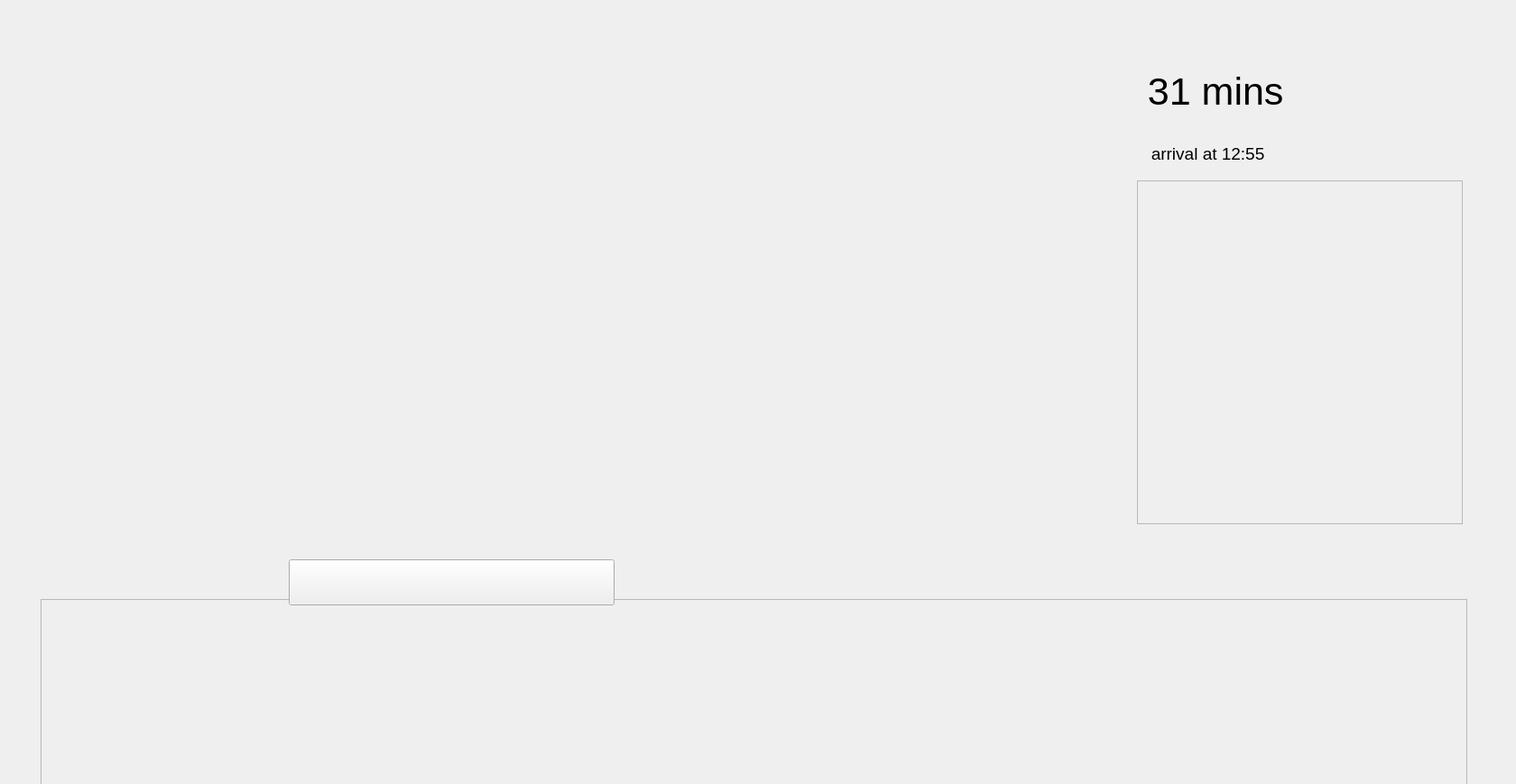
<?xml version="1.0" encoding="UTF-8"?>
<ui version="4.0">
 <class>Form</class>
 <widget class="QWidget" name="Form">
  <property name="geometry">
   <rect>
    <x>0</x>
    <y>0</y>
    <width>1680</width>
    <height>869</height>
   </rect>
  </property>
  <property name="windowTitle">
   <string>Form</string>
  </property>
  <widget class="QScrollArea" name="exit_scroll_area">
   <property name="geometry">
    <rect>
     <x>1260</x>
     <y>200</y>
     <width>361</width>
     <height>381</height>
    </rect>
   </property>
   <property name="widgetResizable">
    <bool>true</bool>
   </property>
   <widget class="QWidget" name="scrollAreaWidgetContents">
    <property name="geometry">
     <rect>
      <x>0</x>
      <y>0</y>
      <width>359</width>
      <height>379</height>
     </rect>
    </property>
    <property name="toolTip">
     <string notr="true"/>
    </property>
    <property name="autoFillBackground">
     <bool>true</bool>
    </property>
   </widget>
  </widget>
  <widget class="QLabel" name="train_path_label">
   <property name="geometry">
    <rect>
     <x>45</x>
     <y>54</y>
     <width>1171</width>
     <height>573</height>
    </rect>
   </property>
   <property name="text">
    <string/>
   </property>
  </widget>
  <widget class="QScrollArea" name="place_scroll_area">
   <property name="geometry">
    <rect>
     <x>45</x>
     <y>664</y>
     <width>1581</width>
     <height>221</height>
    </rect>
   </property>
   <property name="widgetResizable">
    <bool>true</bool>
   </property>
   <widget class="QWidget" name="scrollAreaWidgetContents_2">
    <property name="geometry">
     <rect>
      <x>0</x>
      <y>0</y>
      <width>1579</width>
      <height>219</height>
     </rect>
    </property>
   </widget>
  </widget>
  <widget class="QWidget" name="verticalLayoutWidget">
   <property name="geometry">
    <rect>
     <x>1260</x>
     <y>70</y>
     <width>361</width>
     <height>131</height>
    </rect>
   </property>
   <layout class="QVBoxLayout" name="exit_vertical_layout">
    <item>
     <widget class="QLabel" name="traveling_time_label">
      <property name="font">
       <font>
        <pointsize>32</pointsize>
       </font>
      </property>
      <property name="text">
       <string> 31 mins</string>
      </property>
     </widget>
    </item>
    <item>
     <widget class="QLabel" name="arrival_time_label">
      <property name="font">
       <font>
        <pointsize>14</pointsize>
       </font>
      </property>
      <property name="text">
       <string>   arrival at 12:55</string>
      </property>
     </widget>
    </item>
   </layout>
  </widget>
  <widget class="QLabel" name="exit_label">
   <property name="geometry">
    <rect>
     <x>1260</x>
     <y>54</y>
     <width>361</width>
     <height>573</height>
    </rect>
   </property>
   <property name="text">
    <string>TextLabel</string>
   </property>
  </widget>
  <widget class="QPushButton" name="backBtn">
   <property name="geometry">
    <rect>
     <x>320</x>
     <y>620</y>
     <width>361</width>
     <height>51</height>
    </rect>
   </property>
   <property name="text">
    <string/>
   </property>
  </widget>
  <widget class="QLabel" name="blur_bg_label">
   <property name="geometry">
    <rect>
     <x>0</x>
     <y>0</y>
     <width>1681</width>
     <height>900</height>
    </rect>
   </property>
   <property name="palette">
    <palette>
     <active>
      <colorrole role="WindowText">
       <brush brushstyle="SolidPattern">
        <color alpha="255">
         <red>255</red>
         <green>255</green>
         <blue>255</blue>
        </color>
       </brush>
      </colorrole>
      <colorrole role="Button">
       <brush brushstyle="SolidPattern">
        <color alpha="255">
         <red>0</red>
         <green>0</green>
         <blue>0</blue>
        </color>
       </brush>
      </colorrole>
      <colorrole role="Light">
       <brush brushstyle="SolidPattern">
        <color alpha="255">
         <red>0</red>
         <green>0</green>
         <blue>0</blue>
        </color>
       </brush>
      </colorrole>
      <colorrole role="Midlight">
       <brush brushstyle="SolidPattern">
        <color alpha="255">
         <red>0</red>
         <green>0</green>
         <blue>0</blue>
        </color>
       </brush>
      </colorrole>
      <colorrole role="Dark">
       <brush brushstyle="SolidPattern">
        <color alpha="255">
         <red>0</red>
         <green>0</green>
         <blue>0</blue>
        </color>
       </brush>
      </colorrole>
      <colorrole role="Mid">
       <brush brushstyle="SolidPattern">
        <color alpha="255">
         <red>0</red>
         <green>0</green>
         <blue>0</blue>
        </color>
       </brush>
      </colorrole>
      <colorrole role="Text">
       <brush brushstyle="SolidPattern">
        <color alpha="255">
         <red>255</red>
         <green>255</green>
         <blue>255</blue>
        </color>
       </brush>
      </colorrole>
      <colorrole role="BrightText">
       <brush brushstyle="SolidPattern">
        <color alpha="255">
         <red>255</red>
         <green>255</green>
         <blue>255</blue>
        </color>
       </brush>
      </colorrole>
      <colorrole role="ButtonText">
       <brush brushstyle="SolidPattern">
        <color alpha="255">
         <red>255</red>
         <green>255</green>
         <blue>255</blue>
        </color>
       </brush>
      </colorrole>
      <colorrole role="Base">
       <brush brushstyle="SolidPattern">
        <color alpha="255">
         <red>0</red>
         <green>0</green>
         <blue>0</blue>
        </color>
       </brush>
      </colorrole>
      <colorrole role="Window">
       <brush brushstyle="SolidPattern">
        <color alpha="255">
         <red>0</red>
         <green>0</green>
         <blue>0</blue>
        </color>
       </brush>
      </colorrole>
      <colorrole role="Shadow">
       <brush brushstyle="SolidPattern">
        <color alpha="255">
         <red>0</red>
         <green>0</green>
         <blue>0</blue>
        </color>
       </brush>
      </colorrole>
      <colorrole role="AlternateBase">
       <brush brushstyle="SolidPattern">
        <color alpha="255">
         <red>0</red>
         <green>0</green>
         <blue>0</blue>
        </color>
       </brush>
      </colorrole>
      <colorrole role="ToolTipBase">
       <brush brushstyle="SolidPattern">
        <color alpha="255">
         <red>255</red>
         <green>255</green>
         <blue>220</blue>
        </color>
       </brush>
      </colorrole>
      <colorrole role="ToolTipText">
       <brush brushstyle="SolidPattern">
        <color alpha="255">
         <red>0</red>
         <green>0</green>
         <blue>0</blue>
        </color>
       </brush>
      </colorrole>
     </active>
     <inactive>
      <colorrole role="WindowText">
       <brush brushstyle="SolidPattern">
        <color alpha="255">
         <red>255</red>
         <green>255</green>
         <blue>255</blue>
        </color>
       </brush>
      </colorrole>
      <colorrole role="Button">
       <brush brushstyle="SolidPattern">
        <color alpha="255">
         <red>0</red>
         <green>0</green>
         <blue>0</blue>
        </color>
       </brush>
      </colorrole>
      <colorrole role="Light">
       <brush brushstyle="SolidPattern">
        <color alpha="255">
         <red>0</red>
         <green>0</green>
         <blue>0</blue>
        </color>
       </brush>
      </colorrole>
      <colorrole role="Midlight">
       <brush brushstyle="SolidPattern">
        <color alpha="255">
         <red>0</red>
         <green>0</green>
         <blue>0</blue>
        </color>
       </brush>
      </colorrole>
      <colorrole role="Dark">
       <brush brushstyle="SolidPattern">
        <color alpha="255">
         <red>0</red>
         <green>0</green>
         <blue>0</blue>
        </color>
       </brush>
      </colorrole>
      <colorrole role="Mid">
       <brush brushstyle="SolidPattern">
        <color alpha="255">
         <red>0</red>
         <green>0</green>
         <blue>0</blue>
        </color>
       </brush>
      </colorrole>
      <colorrole role="Text">
       <brush brushstyle="SolidPattern">
        <color alpha="255">
         <red>255</red>
         <green>255</green>
         <blue>255</blue>
        </color>
       </brush>
      </colorrole>
      <colorrole role="BrightText">
       <brush brushstyle="SolidPattern">
        <color alpha="255">
         <red>255</red>
         <green>255</green>
         <blue>255</blue>
        </color>
       </brush>
      </colorrole>
      <colorrole role="ButtonText">
       <brush brushstyle="SolidPattern">
        <color alpha="255">
         <red>255</red>
         <green>255</green>
         <blue>255</blue>
        </color>
       </brush>
      </colorrole>
      <colorrole role="Base">
       <brush brushstyle="SolidPattern">
        <color alpha="255">
         <red>0</red>
         <green>0</green>
         <blue>0</blue>
        </color>
       </brush>
      </colorrole>
      <colorrole role="Window">
       <brush brushstyle="SolidPattern">
        <color alpha="255">
         <red>0</red>
         <green>0</green>
         <blue>0</blue>
        </color>
       </brush>
      </colorrole>
      <colorrole role="Shadow">
       <brush brushstyle="SolidPattern">
        <color alpha="255">
         <red>0</red>
         <green>0</green>
         <blue>0</blue>
        </color>
       </brush>
      </colorrole>
      <colorrole role="AlternateBase">
       <brush brushstyle="SolidPattern">
        <color alpha="255">
         <red>0</red>
         <green>0</green>
         <blue>0</blue>
        </color>
       </brush>
      </colorrole>
      <colorrole role="ToolTipBase">
       <brush brushstyle="SolidPattern">
        <color alpha="255">
         <red>255</red>
         <green>255</green>
         <blue>220</blue>
        </color>
       </brush>
      </colorrole>
      <colorrole role="ToolTipText">
       <brush brushstyle="SolidPattern">
        <color alpha="255">
         <red>0</red>
         <green>0</green>
         <blue>0</blue>
        </color>
       </brush>
      </colorrole>
     </inactive>
     <disabled>
      <colorrole role="WindowText">
       <brush brushstyle="SolidPattern">
        <color alpha="255">
         <red>0</red>
         <green>0</green>
         <blue>0</blue>
        </color>
       </brush>
      </colorrole>
      <colorrole role="Button">
       <brush brushstyle="SolidPattern">
        <color alpha="255">
         <red>0</red>
         <green>0</green>
         <blue>0</blue>
        </color>
       </brush>
      </colorrole>
      <colorrole role="Light">
       <brush brushstyle="SolidPattern">
        <color alpha="255">
         <red>0</red>
         <green>0</green>
         <blue>0</blue>
        </color>
       </brush>
      </colorrole>
      <colorrole role="Midlight">
       <brush brushstyle="SolidPattern">
        <color alpha="255">
         <red>0</red>
         <green>0</green>
         <blue>0</blue>
        </color>
       </brush>
      </colorrole>
      <colorrole role="Dark">
       <brush brushstyle="SolidPattern">
        <color alpha="255">
         <red>0</red>
         <green>0</green>
         <blue>0</blue>
        </color>
       </brush>
      </colorrole>
      <colorrole role="Mid">
       <brush brushstyle="SolidPattern">
        <color alpha="255">
         <red>0</red>
         <green>0</green>
         <blue>0</blue>
        </color>
       </brush>
      </colorrole>
      <colorrole role="Text">
       <brush brushstyle="SolidPattern">
        <color alpha="255">
         <red>0</red>
         <green>0</green>
         <blue>0</blue>
        </color>
       </brush>
      </colorrole>
      <colorrole role="BrightText">
       <brush brushstyle="SolidPattern">
        <color alpha="255">
         <red>255</red>
         <green>255</green>
         <blue>255</blue>
        </color>
       </brush>
      </colorrole>
      <colorrole role="ButtonText">
       <brush brushstyle="SolidPattern">
        <color alpha="255">
         <red>0</red>
         <green>0</green>
         <blue>0</blue>
        </color>
       </brush>
      </colorrole>
      <colorrole role="Base">
       <brush brushstyle="SolidPattern">
        <color alpha="255">
         <red>0</red>
         <green>0</green>
         <blue>0</blue>
        </color>
       </brush>
      </colorrole>
      <colorrole role="Window">
       <brush brushstyle="SolidPattern">
        <color alpha="255">
         <red>0</red>
         <green>0</green>
         <blue>0</blue>
        </color>
       </brush>
      </colorrole>
      <colorrole role="Shadow">
       <brush brushstyle="SolidPattern">
        <color alpha="255">
         <red>0</red>
         <green>0</green>
         <blue>0</blue>
        </color>
       </brush>
      </colorrole>
      <colorrole role="AlternateBase">
       <brush brushstyle="SolidPattern">
        <color alpha="255">
         <red>0</red>
         <green>0</green>
         <blue>0</blue>
        </color>
       </brush>
      </colorrole>
      <colorrole role="ToolTipBase">
       <brush brushstyle="SolidPattern">
        <color alpha="255">
         <red>255</red>
         <green>255</green>
         <blue>220</blue>
        </color>
       </brush>
      </colorrole>
      <colorrole role="ToolTipText">
       <brush brushstyle="SolidPattern">
        <color alpha="255">
         <red>0</red>
         <green>0</green>
         <blue>0</blue>
        </color>
       </brush>
      </colorrole>
     </disabled>
    </palette>
   </property>
   <property name="autoFillBackground">
    <bool>false</bool>
   </property>
   <property name="styleSheet">
    <string notr="true">QLabel{&quot;background-color: rgba(255,255,255,0;&quot;};</string>
   </property>
   <property name="text">
    <string/>
   </property>
  </widget>
  <widget class="QWidget" name="verticalLayoutWidget_2">
   <property name="geometry">
    <rect>
     <x>50</x>
     <y>60</y>
     <width>1161</width>
     <height>561</height>
    </rect>
   </property>
   <layout class="QVBoxLayout" name="path_vertical_layout"/>
  </widget>
  <zorder>blur_bg_label</zorder>
  <zorder>exit_label</zorder>
  <zorder>train_path_label</zorder>
  <zorder>exit_scroll_area</zorder>
  <zorder>place_scroll_area</zorder>
  <zorder>verticalLayoutWidget</zorder>
  <zorder>backBtn</zorder>
  <zorder>verticalLayoutWidget_2</zorder>
 </widget>
 <resources/>
 <connections/>
</ui>
